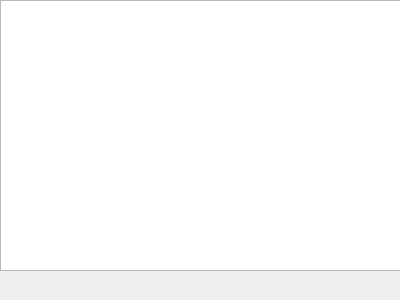
<?xml version="1.0" encoding="UTF-8"?>
<ui version="4.0">
 <class>DownloadsDialog</class>
 <widget class="QDialog" name="DownloadsDialog">
  <property name="geometry">
   <rect>
    <x>0</x>
    <y>0</y>
    <width>400</width>
    <height>300</height>
   </rect>
  </property>
  <property name="windowTitle">
   <string>Dialog</string>
  </property>
  <widget class="QDialogButtonBox" name="buttonBox">
   <property name="geometry">
    <rect>
     <x>50</x>
     <y>260</y>
     <width>341</width>
     <height>32</height>
    </rect>
   </property>
   <property name="orientation">
    <enum>Qt::Horizontal</enum>
   </property>
   <property name="standardButtons">
    <set>QDialogButtonBox::NoButton</set>
   </property>
  </widget>
  <widget class="QTableView" name="fileList">
   <property name="geometry">
    <rect>
     <x>0</x>
     <y>0</y>
     <width>401</width>
     <height>271</height>
    </rect>
   </property>
  </widget>
 </widget>
 <resources/>
 <connections>
  <connection>
   <sender>buttonBox</sender>
   <signal>accepted()</signal>
   <receiver>DownloadsDialog</receiver>
   <slot>accept()</slot>
   <hints>
    <hint type="sourcelabel">
     <x>248</x>
     <y>254</y>
    </hint>
    <hint type="destinationlabel">
     <x>157</x>
     <y>274</y>
    </hint>
   </hints>
  </connection>
  <connection>
   <sender>buttonBox</sender>
   <signal>rejected()</signal>
   <receiver>DownloadsDialog</receiver>
   <slot>reject()</slot>
   <hints>
    <hint type="sourcelabel">
     <x>316</x>
     <y>260</y>
    </hint>
    <hint type="destinationlabel">
     <x>286</x>
     <y>274</y>
    </hint>
   </hints>
  </connection>
 </connections>
</ui>
